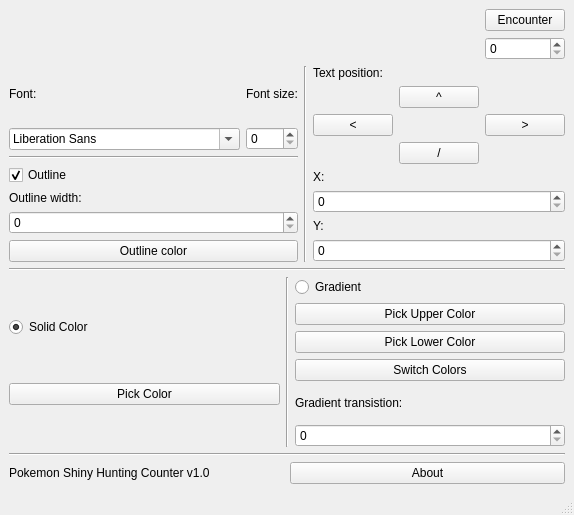
<?xml version="1.0" encoding="UTF-8"?>
<ui version="4.0">
 <class>CounterWindow</class>
 <widget class="QMainWindow" name="CounterWindow">
  <property name="geometry">
   <rect>
    <x>0</x>
    <y>0</y>
    <width>496</width>
    <height>515</height>
   </rect>
  </property>
  <property name="windowTitle">
   <string>MainWindow</string>
  </property>
  <widget class="QWidget" name="centralwidget">
   <layout class="QVBoxLayout" name="verticalLayout">
    <item>
     <layout class="QHBoxLayout" name="horizontalLayout_2">
      <item>
       <layout class="QFormLayout" name="spacingLay">
        <item row="0" column="0" colspan="2">
         <spacer name="spacing">
          <property name="orientation">
           <enum>Qt::Horizontal</enum>
          </property>
          <property name="sizeHint" stdset="0">
           <size>
            <width>40</width>
            <height>20</height>
           </size>
          </property>
         </spacer>
        </item>
       </layout>
      </item>
      <item>
       <layout class="QVBoxLayout" name="encounterIncreasers">
        <item>
         <widget class="QPushButton" name="encounterButton">
          <property name="text">
           <string>Encounter</string>
          </property>
         </widget>
        </item>
        <item>
         <widget class="QSpinBox" name="encounterBox"/>
        </item>
       </layout>
      </item>
     </layout>
    </item>
    <item>
     <layout class="QVBoxLayout" name="prettyMuchEverythingLay">
      <item>
       <layout class="QHBoxLayout" name="optionsLay">
        <item>
         <layout class="QVBoxLayout" name="fontAndFontSizeAndOutlineAndColorLay">
          <item>
           <layout class="QHBoxLayout" name="fontAndFontSizeLay">
            <item>
             <layout class="QVBoxLayout" name="fontLay">
              <item>
               <widget class="QLabel" name="fontLab">
                <property name="text">
                 <string>Font:</string>
                </property>
               </widget>
              </item>
              <item>
               <widget class="QFontComboBox" name="font"/>
              </item>
             </layout>
            </item>
            <item>
             <layout class="QVBoxLayout" name="fontSizeLay">
              <item>
               <widget class="QLabel" name="fontSizeLab">
                <property name="text">
                 <string>Font size:</string>
                </property>
               </widget>
              </item>
              <item>
               <widget class="QSpinBox" name="fontSize"/>
              </item>
             </layout>
            </item>
           </layout>
          </item>
          <item>
           <widget class="Line" name="fontAndFontSizeLayAndOutlineAndColorLaySeperator">
            <property name="orientation">
             <enum>Qt::Horizontal</enum>
            </property>
           </widget>
          </item>
          <item>
           <layout class="QHBoxLayout" name="outlineAndColorLay">
            <item>
             <layout class="QVBoxLayout" name="outlineLay">
              <item>
               <widget class="QCheckBox" name="useOutline">
                <property name="text">
                 <string>Outline</string>
                </property>
                <property name="checked">
                 <bool>true</bool>
                </property>
               </widget>
              </item>
              <item>
               <widget class="QLabel" name="outlineWidthLab">
                <property name="text">
                 <string>Outline width:</string>
                </property>
               </widget>
              </item>
              <item>
               <widget class="QSpinBox" name="outlineWidth"/>
              </item>
              <item>
               <widget class="QPushButton" name="outlineColorChart">
                <property name="text">
                 <string>Outline color</string>
                </property>
               </widget>
              </item>
             </layout>
            </item>
           </layout>
          </item>
         </layout>
        </item>
        <item>
         <widget class="Line" name="line_5">
          <property name="orientation">
           <enum>Qt::Vertical</enum>
          </property>
         </widget>
        </item>
        <item>
         <layout class="QVBoxLayout" name="textPosLay">
          <item>
           <widget class="QLabel" name="textPosLab">
            <property name="text">
             <string>Text position:</string>
            </property>
           </widget>
          </item>
          <item>
           <layout class="QGridLayout" name="arrowLay">
            <item row="2" column="1">
             <widget class="QPushButton" name="down">
              <property name="text">
               <string>/</string>
              </property>
             </widget>
            </item>
            <item row="0" column="1">
             <widget class="QPushButton" name="up">
              <property name="text">
               <string>^</string>
              </property>
             </widget>
            </item>
            <item row="1" column="0">
             <widget class="QPushButton" name="left">
              <property name="text">
               <string>&lt;</string>
              </property>
             </widget>
            </item>
            <item row="1" column="2">
             <widget class="QPushButton" name="right">
              <property name="text">
               <string>&gt;</string>
              </property>
             </widget>
            </item>
           </layout>
          </item>
          <item>
           <widget class="QLabel" name="xLab">
            <property name="text">
             <string>X:</string>
            </property>
           </widget>
          </item>
          <item>
           <widget class="QSpinBox" name="xBox"/>
          </item>
          <item>
           <widget class="QLabel" name="yLab">
            <property name="text">
             <string>Y:</string>
            </property>
           </widget>
          </item>
          <item>
           <widget class="QSpinBox" name="yBox"/>
          </item>
         </layout>
        </item>
       </layout>
      </item>
      <item>
       <widget class="Line" name="textPosAndFillingSep">
        <property name="orientation">
         <enum>Qt::Horizontal</enum>
        </property>
       </widget>
      </item>
      <item>
       <layout class="QHBoxLayout" name="fillingLay">
        <item>
         <layout class="QVBoxLayout" name="solidLay">
          <item>
           <widget class="QRadioButton" name="solidBox">
            <property name="text">
             <string>Solid Color</string>
            </property>
            <property name="checked">
             <bool>true</bool>
            </property>
           </widget>
          </item>
          <item>
           <widget class="QPushButton" name="pickSolidColor">
            <property name="text">
             <string>Pick Color</string>
            </property>
           </widget>
          </item>
         </layout>
        </item>
        <item>
         <widget class="Line" name="fillingSep1">
          <property name="orientation">
           <enum>Qt::Vertical</enum>
          </property>
         </widget>
        </item>
        <item>
         <layout class="QVBoxLayout" name="gradLay">
          <item>
           <widget class="QRadioButton" name="gradientBox">
            <property name="text">
             <string>Gradient</string>
            </property>
           </widget>
          </item>
          <item>
           <widget class="QPushButton" name="pickGradColor2">
            <property name="text">
             <string>Pick Upper Color</string>
            </property>
           </widget>
          </item>
          <item>
           <widget class="QPushButton" name="pickGradColor1">
            <property name="text">
             <string>Pick Lower Color</string>
            </property>
           </widget>
          </item>
          <item>
           <widget class="QPushButton" name="switchGradColors">
            <property name="text">
             <string>Switch Colors</string>
            </property>
           </widget>
          </item>
          <item>
           <widget class="QLabel" name="gradTransPointText">
            <property name="text">
             <string>Gradient transistion:</string>
            </property>
           </widget>
          </item>
          <item>
           <widget class="QSpinBox" name="gradTransPoint"/>
          </item>
         </layout>
        </item>
       </layout>
      </item>
     </layout>
    </item>
    <item>
     <widget class="Line" name="aboutSep">
      <property name="orientation">
       <enum>Qt::Horizontal</enum>
      </property>
     </widget>
    </item>
    <item>
     <layout class="QHBoxLayout" name="aboutLay">
      <item>
       <widget class="QLabel" name="aboutLabel">
        <property name="text">
         <string>Pokemon Shiny Hunting Counter v1.0</string>
        </property>
       </widget>
      </item>
      <item>
       <widget class="QPushButton" name="aboutButton">
        <property name="text">
         <string>About</string>
        </property>
       </widget>
      </item>
     </layout>
    </item>
   </layout>
  </widget>
  <widget class="QMenuBar" name="menubar">
   <property name="geometry">
    <rect>
     <x>0</x>
     <y>0</y>
     <width>496</width>
     <height>21</height>
    </rect>
   </property>
  </widget>
  <widget class="QStatusBar" name="statusbar"/>
 </widget>
 <resources/>
 <connections/>
</ui>
